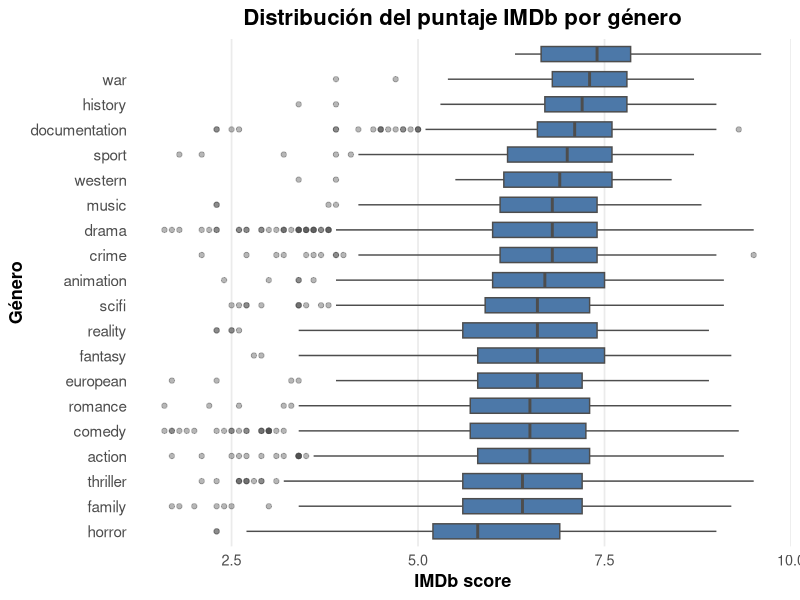
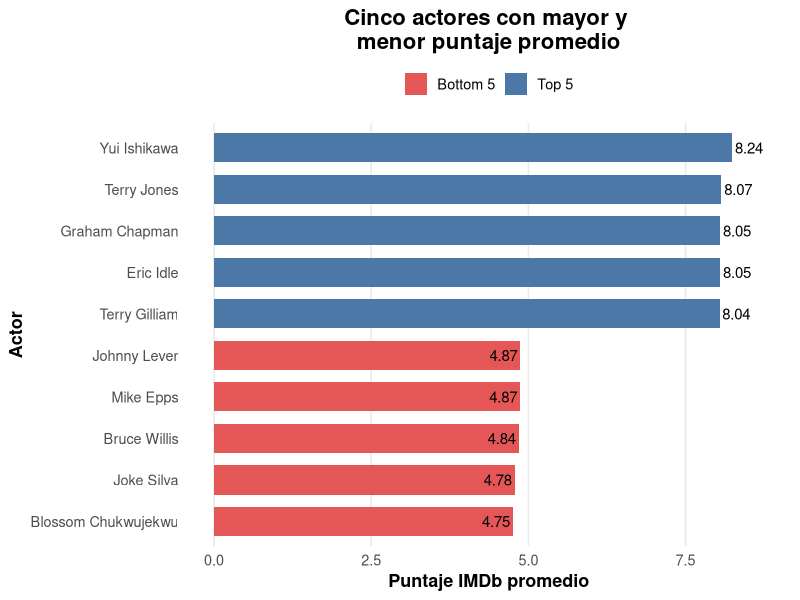

These charts were generated, in order, by the following R code:
## ---- chunk 1
#paquetes
library(ggplot2)
library(tidyverse)
library(MASS)
library(kableExtra)
library(tidytext)
library(mgcv) # splines 
library(rpart) # arbol de regresion
library(ranger) #random forest
library(lme4) #efectos mixtos
## ---- chunk 2
titles_train <- read_csv("titles_train.csv")
credits_train <- read_csv("credits_train.csv")
## ---- chunk 3

#Hay algunas peliculas que tienen dos generos, entonces dividimos eso. 
genres_df <- titles_train %>%
  mutate(
    genres = str_remove_all(genres, "\\[|\\]|'")
  ) %>%
  separate_rows(genres, sep = ",\\s*")

#Luego calculamos la media, mediana y desvío por género. Y lo mostramos lindo
genres_df %>%
  group_by(genres) %>%
  summarise(
    Cantidad = n(),
    Media = mean(imdb_score, na.rm = TRUE),
    Mediana = median(imdb_score, na.rm = TRUE),
    `Desvío estándar` = sd(imdb_score, na.rm = TRUE),
    .groups = "drop"
  ) %>%
  arrange(desc(Media)) %>%
  mutate(
    across(c(Media, Mediana, `Desvío estándar`), ~ round(.x, 2))
  ) %>%
  kable(
    caption = "Estadísticos descriptivos del puntaje IMDb por género",
    booktabs = TRUE,
    align = c("l", "c", "c", "c", "c")
  ) %>%
  kable_styling(
    latex_options = c("striped", "hold_position"),
    full_width = FALSE,
    position = "center"
  )
## ---- chunk 4
genres_df %>%
  ggplot(aes(x = reorder(genres, imdb_score, median),
             y = imdb_score)) +
  geom_boxplot(
    fill = "#4C78A8",
    color = "gray30",
    width = 0.6,
    outlier.alpha = 0.4
  ) +
  coord_flip() +
  labs(
    title = "Distribución del puntaje IMDb por género",
    x = "Género",
    y = "IMDb score"
  ) +
  theme_minimal(base_size = 13) +
  theme(
    plot.title = element_text(
      hjust = 0.5,
      face = "bold",
      size = 16
    ),
    axis.title = element_text(face = "bold"),
    panel.grid.major.y = element_blank(),
    panel.grid.minor = element_blank(),
    axis.text.y = element_text(size = 11)
  )
## ---- chunk 5

# Primero hacemos un left join para juntar actores/directores con puntuacion

datos <- credits_train %>%
  left_join(
    titles_train %>% dplyr::select(id, imdb_score),
    by = "id"
  )


## ---- chunk 6
#Ahora separamos por actores y directores

actores <- datos %>%
  filter(role == "ACTOR") %>%
  group_by(name) %>%
  summarise(
    Cantidad = n(),
    `IMDb_promedio` = mean(imdb_score, na.rm = TRUE),
    .groups = "drop"
  ) %>%
  filter(Cantidad >= 5) %>%
  arrange(desc(`IMDb_promedio`))

head(actores) %>%
  mutate(
    `IMDb_promedio` = round(`IMDb_promedio`, 2)
  ) %>%
  kable(
    caption = "Actores con mayor puntaje promedio de IMDb (mínimo 5 títulos)",
    booktabs = TRUE,
    align = c("l", "c", "c")
  ) %>%
  kable_styling(
    latex_options = c("striped", "hold_position"),
    full_width = FALSE,
    position = "center"
  )
## ---- chunk 7
directores <- datos %>%
  filter(role == "DIRECTOR") %>%
  group_by(name) %>%
  summarise(
    Cantidad = n(),
    `IMDb_promedio` = mean(imdb_score, na.rm = TRUE),
    .groups = "drop"
  ) %>%
  filter(Cantidad >= 3) %>%
  arrange(desc(`IMDb_promedio`))

head(directores) %>%
  mutate(
    `IMDb_promedio` = round(`IMDb_promedio`, 2)
  ) %>%
  kable(
    caption = "Directores con mayor puntaje promedio de IMDb (mínimo 3 títulos)",
    booktabs = TRUE,
    align = c("l", "c", "c")
  ) %>%
  kable_styling(
    latex_options = c("striped", "hold_position"),
    full_width = FALSE,
    position = "center"
  )

## ---- chunk 8
top_bottom <- bind_rows(
  actores %>%
    slice_max(IMDb_promedio, n = 5) %>%
    mutate(Grupo = "Top 5"),
  actores %>%
    slice_min(IMDb_promedio, n = 5) %>%
    mutate(Grupo = "Bottom 5")
)

ggplot(
  top_bottom,
  aes(
    x = reorder(name, IMDb_promedio),
    y = IMDb_promedio,
    fill = Grupo
  )
) +
  geom_col(width = 0.7) +
  geom_text(
    aes(label = round(IMDb_promedio, 2)),
    hjust = ifelse(top_bottom$IMDb_promedio > 5, -0.1, 1.1),
    size = 3.8
  ) +
  coord_flip() +
  scale_fill_manual(
    values = c(
      "Top 5" = "#4C78A8",
      "Bottom 5" = "#E45756"
    )
  ) +
  expand_limits(y = max(top_bottom$IMDb_promedio) + 0.5) +
  labs(
    title = "Cinco actores con mayor y \nmenor puntaje promedio",
    x = "Actor",
    y = "Puntaje IMDb promedio",
    fill = NULL
  ) +
  theme_minimal(base_size = 13) +
  theme(
    plot.title = element_text(
      hjust = 0.5,
      face = "bold",
      size = 16
    ),
    axis.title = element_text(face = "bold"),
    panel.grid.major.y = element_blank(),
    panel.grid.minor = element_blank(),
    legend.position = "top"
  )
## ---- chunk 9
# Con el código siguiente, vamos a tomar cada palabra que aparece en un título, eliminando las stopwords, para luego contar cuantas veces aparece y tomar promedio de los puntajes de imdb. Es un enfoque simple, pero resulta interesante llevarlo a cabo.

palabras <- titles_train %>%
  dplyr::select(title, imdb_score) %>%
  unnest_tokens(word, title) %>%
  anti_join(stop_words, by = c("word")) %>% #elimina filas donde correspondientes a stopwords (por ej: the, a, of,...)
  group_by(word) %>%
  summarise(
    Cantidad = n(),
    `IMDb promedio` = mean(imdb_score),
    .groups = "drop"
  ) %>%
  filter(Cantidad >= 8)
## ---- chunk 10
palabras %>%
  arrange(desc(`IMDb promedio`)) %>%
  slice_head(n = 5) %>%
  mutate(
    `IMDb promedio` = round(`IMDb promedio`, 2)
  ) %>%
  kable(
    caption = "5 palabras asociadas con títulos de mayor puntaje IMDb",
    col.names = c("Palabra", "Cantidad", "IMDb promedio"),
    booktabs = TRUE,
    align = c("l", "c", "c")
  ) %>%
  kable_styling(
    latex_options = c("striped", "hold_position"),
    full_width = FALSE,
    position = "center"
  )
## ---- chunk 11
palabras %>%
  arrange(`IMDb promedio`) %>%
  slice_head(n = 10) %>%
  mutate(
    `IMDb promedio` = round(`IMDb promedio`, 2)
  ) %>%
  kable(
    caption = "10 palabras asociadas con títulos de menor puntaje IMDb",
    col.names = c("Palabra", "Cantidad", "IMDb promedio"),
    booktabs = TRUE,
    align = c("l", "c", "c")
  ) %>%
  kable_styling(
    latex_options = c("striped", "hold_position"),
    full_width = FALSE,
    position = "center"
  )
## ---- chunk 12
#creamos una variable binaria para comedy.

titles_train <- titles_train %>%
  mutate(
    comedia = as.integer(stringr::str_detect(genres, "comedy"))
  )
## ---- chunk 13

modelo_crudo <- lm(imdb_score ~ comedia,
                   data = titles_train)

summary(modelo_crudo)
## ---- chunk 14
#Tomamos unicamente el primer pais.

titles_train <- titles_train %>%
  mutate(
    pais = production_countries |>
      stringr::str_remove_all("\\[|\\]|'") |>
      stringr::str_split(",\\s*") |>
      sapply(`[`, 1)
  )

modelo_directo <- lm(
  imdb_score ~ comedia +
    runtime +
    release_year +
    pais,
  data = titles_train
)

summary(modelo_directo)
## ---- chunk 15
comparacion <- data.frame(
  Modelo = c("Crudo", "Ajustado"),
  `Coeficiente_Comedia` = c(
    coef(modelo_crudo)["comedia"],
    coef(modelo_directo)["comedia"]
  )
) %>%
  mutate(
    `Coeficiente_Comedia` = round(`Coeficiente_Comedia`, 3)
  )

comparacion %>%
  kable(
    caption = "Comparación del coeficiente asociado a la variable Comedia",
    booktabs = TRUE,
    align = c("l", "c")
  ) %>%
  kable_styling(
    latex_options = c("striped", "hold_position"),
    full_width = FALSE,
    position = "center"
  )
## ---- chunk 16

# Resumimos la información de créditos para tener una fila por título.

credits_resumen <- credits_train %>%
  group_by(id) %>%
  summarise(
    cantidad_actores = n_distinct(
      person_id[role == "ACTOR"],
      na.rm = TRUE
    ),
    director = first(
      name[role == "DIRECTOR"]
    ),
    .groups = "drop"
  )


# Unimos la información de títulos con el resumen de créditos
# y construimos algunas variables adicionales.

datos_modelado <- titles_train %>%
  left_join(
    credits_resumen,
    by = "id"
  ) %>%
  mutate(
    cantidad_actores = replace_na(
      cantidad_actores,
      0L
    ),
    director = replace_na(
      director,
      "Sin director"
    ),
    cantidad_generos = if_else(
      genres == "[]",
      0L,
      str_count(genres, ",") + 1L
    ),
    cantidad_paises = if_else(
      production_countries == "[]",
      0L,
      str_count(production_countries, ",") + 1L
    ),
    largo_titulo = nchar(title),
    log_imdb_votes = log1p(imdb_votes)
  )


#agregamos la columna de solo UN genero

datos_modelado <- datos_modelado %>%
  mutate(
    genero_principal = genres %>%
      str_remove_all("\\[|\\]|'") %>%
      str_split(",\\s*") %>%
      map_chr(~ {
        if (length(.x) == 0 || .x[1] == "") {
          "Sin género"
        } else {
          .x[1]
        }
      })
  )

datos_modelado <- datos_modelado %>%
  mutate(
    pais = production_countries |>
      stringr::str_remove_all("\\[|\\]|'") |>
      stringr::str_split(",\\s*") |>
      sapply(`[`, 1)
  )


# Fijamos una semilla para que la partición sea reproducible.

set.seed(123)


# Seleccionamos aleatoriamente el 80% de los títulos
# para el conjunto de entrenamiento.

indices_entrenamiento <- sample(
  seq_len(nrow(datos_modelado)),
  size = floor(0.80 * nrow(datos_modelado))
)


# Construimos los conjuntos de entrenamiento y validación.

datos_entrenamiento <- datos_modelado[
  indices_entrenamiento,
]

datos_validacion <- datos_modelado[
  -indices_entrenamiento,
]

# Detectamos primeros países que quedaron solamente en validación.

paises_nuevos <- setdiff(
  unique(datos_validacion$pais),
  unique(datos_entrenamiento$pais)
)


# Movemos esas observaciones a entrenamiento para que
# todos los países de validación sean conocidos por el modelo.

filas_a_mover <- datos_validacion$pais %in% paises_nuevos

datos_entrenamiento <- bind_rows(
  datos_entrenamiento,
  datos_validacion[filas_a_mover, ]
)

datos_validacion <- datos_validacion[
  !filas_a_mover,
]


# Igualamos los niveles de la variable entre ambos conjuntos.

datos_entrenamiento$pais <- factor(
  datos_entrenamiento$pais
)

datos_validacion$pais <- factor(
  datos_validacion$pais,
  levels = levels(datos_entrenamiento$pais)
)

# Verificamos que no haya títulos compartidos entre ambos conjuntos
# y que no se hayan perdido observaciones.

stopifnot(
  length(
    intersect(
      datos_entrenamiento$id,
      datos_validacion$id
    )
  ) == 0,
  nrow(datos_entrenamiento) +
    nrow(datos_validacion) ==
    nrow(datos_modelado)
)

# Revisamos la cantidad de valores faltantes en las variables.

resumen_faltantes <- datos_entrenamiento %>%
  summarise(
    across(
      everything(),
      ~ sum(is.na(.))
    )
  ) %>%
  pivot_longer(
    cols = everything(),
    names_to = "variable",
    values_to = "cantidad_faltantes"
  ) %>%
  filter(cantidad_faltantes > 0) %>%
  arrange(desc(cantidad_faltantes))


# Calculamos la mediana de los votos utilizando únicamente
# el conjunto de entrenamiento.

mediana_log_votos <- median(
  datos_entrenamiento$log_imdb_votes,
  na.rm = TRUE
)


# Función para aplicar el mismo tratamiento
# a entrenamiento y validación.

preparar_datos <- function(datos, mediana_votos) {

  datos %>%
    mutate(

      # Las películas no tienen temporadas.
      # Por lo tanto, el faltante es estructural.

      seasons = if_else(
        type == "MOVIE",
        0,
        seasons
      ),

      # La ausencia de clasificación se conserva
      # como una categoría adicional.
      
      age_certification = na_if(
        str_trim(age_certification),
        ""
      ),

      age_certification = replace_na(
        age_certification,
        "Sin dato"
      ),

      # Identificamos los títulos sin información de votos.

      votos_faltantes = as.integer(
        is.na(log_imdb_votes)
      ),

      # Reemplazamos los votos faltantes por la mediana
      # calculada en entrenamiento.

      log_imdb_votes = replace_na(
        log_imdb_votes,
        mediana_votos
      )
    )
}


# Aplicamos exactamente el mismo procedimiento
# a ambos conjuntos.

datos_entrenamiento <- preparar_datos(
  datos_entrenamiento,
  mediana_log_votos
)

datos_validacion <- preparar_datos(
  datos_validacion,
  mediana_log_votos
)


# Verificamos que las variables tratadas
# ya no contengan valores faltantes.

stopifnot(
  !anyNA(datos_entrenamiento$seasons),
  !anyNA(datos_validacion$seasons),
  !anyNA(datos_entrenamiento$age_certification),
  !anyNA(datos_validacion$age_certification),
  !anyNA(datos_entrenamiento$log_imdb_votes),
  !anyNA(datos_validacion$log_imdb_votes)
)
## ---- chunk 17

# Calculamos el puntaje promedio utilizando solamente
# las observaciones del conjunto de entrenamiento.

media_entrenamiento <- mean(
  datos_entrenamiento$imdb_score
)


# El modelo base asigna esa misma predicción
# a todos los títulos del conjunto de validación.

predicciones_base <- rep(
  media_entrenamiento,
  nrow(datos_validacion)
)


# Calculamos el error cuadrático medio en validación.

mse_base <- mean(
  (
    datos_validacion$imdb_score -
      predicciones_base
  )^2
)


# Creamos una tabla en la que iremos guardando
# el MSE de todos los modelos evaluados.

resultados_modelos <- tibble(
  Modelo = "Modelo base",
  MSE = mse_base
)

## ---- chunk 18
resultados_modelos %>%
  mutate(
    MSE = round(MSE, 3)
  ) %>%
  kable(
    caption = "Comparación del desempeño predictivo de los modelos",
    col.names = c("Modelo", "MSE de validación"),
    booktabs = TRUE,
    align = c("l", "c")
  ) %>%
  kable_styling(
    latex_options = c("striped", "hold_position"),
    full_width = FALSE,
    position = "center",
    font_size = 10
  ) %>%
  row_spec(
    0,
    bold = TRUE
  )
## ---- chunk 19

# Ajustamos una regresión lineal múltiple
# utilizando el conjunto de entrenamiento.

modelo_lineal <- lm(
  imdb_score ~
    type +
    release_year +
    runtime +
    seasons +
    age_certification +
    log_imdb_votes +
    votos_faltantes +
    genero_principal+
    pais,
  data = datos_entrenamiento
)


# Generamos predicciones para las observaciones
# del conjunto de validación.

predicciones_lineal <- predict(
  modelo_lineal,
  newdata = datos_validacion
)


# Calculamos el MSE del modelo lineal
# sobre el conjunto de validación.

mse_lineal <- mean(
  (
    datos_validacion$imdb_score -
      predicciones_lineal
  )^2
)


# Incorporamos el resultado a la tabla comparativa.

resultados_modelos <- bind_rows(
  resultados_modelos,
  tibble(
    Modelo = "Regresión lineal",
    MSE = mse_lineal
  )
)


# Verificamos que el modelo haya generado
# una predicción para cada título de validación.

stopifnot(
  length(predicciones_lineal) ==
    nrow(datos_validacion),
  !anyNA(predicciones_lineal)
)
## ---- chunk 20
resultados_modelos %>%
  mutate(
    MSE = round(MSE, 3)
  ) %>%
  kable(
    caption = "Comparación del desempeño predictivo de los modelos",
    col.names = c("Modelo", "MSE de validación"),
    booktabs = TRUE,
    align = c("l", "c")
  ) %>%
  kable_styling(
    latex_options = c("striped", "hold_position"),
    full_width = FALSE,
    position = "center",
    font_size = 10
  ) %>%
  row_spec(
    0,
    bold = TRUE
  )
## ---- chunk 21

# Ajustamos una regresión con splines penalizados.
# Permitimos relaciones no lineales para duración,
# año de lanzamiento y cantidad de votos.

modelo_splines <- gam(
  imdb_score ~
    type +
    s(release_year, k = 10, bs = "cr") +
    s(runtime, k = 10, bs = "cr") +
    seasons +
    age_certification +
    s(log_imdb_votes, k = 10, bs = "cr") +
    votos_faltantes +
    cantidad_actores +
    genero_principal+
    pais,
  data = datos_entrenamiento,
  method = "REML"
)


# Generamos las predicciones sobre el mismo
# conjunto de validación utilizado anteriormente.

predicciones_splines <- predict(
  modelo_splines,
  newdata = datos_validacion
)


# Calculamos el MSE del modelo con splines.

mse_splines <- mean(
  (
    datos_validacion$imdb_score -
      predicciones_splines
  )^2
)


# Eliminamos un resultado anterior del mismo modelo,
# en caso de haber ejecutado el bloque más de una vez.

resultados_modelos <- resultados_modelos %>%
  filter(Modelo != "Splines penalizados")


# Incorporamos el nuevo MSE a la tabla comparativa.

resultados_modelos <- bind_rows(
  resultados_modelos,
  tibble(
    Modelo = "Splines penalizados",
    MSE = mse_splines
  )
)


# Verificamos que todas las observaciones
# tengan una predicción válida.

stopifnot(
  length(predicciones_splines) ==
    nrow(datos_validacion),
  !anyNA(predicciones_splines)
)

## ---- chunk 22
resultados_modelos %>%
  mutate(
    MSE = round(MSE, 3)
  ) %>%
  kable(
    caption = "Comparación del desempeño predictivo de los modelos",
    col.names = c("Modelo", "MSE de validación"),
    booktabs = TRUE,
    align = c("l", "c")
  ) %>%
  kable_styling(
    latex_options = c("striped", "hold_position"),
    full_width = FALSE,
    position = "center",
    font_size = 10
  ) %>%
  row_spec(
    0,
    bold = TRUE
  )
## ---- chunk 23

# Ajustamos inicialmente un árbol relativamente grande.
# Como la variable respuesta es continua, usamos
# el método "anova", que minimiza errores cuadrados.

modelo_arbol_inicial <- rpart(
  imdb_score ~
    type +
    release_year +
    runtime +
    seasons +
    age_certification +
    log_imdb_votes +
    votos_faltantes +
    cantidad_actores +
    largo_titulo +
    genero_principal+
    pais,
  data = datos_entrenamiento,
  method = "anova",
  control = rpart.control(
    cp = 0.001,
    xval = 10
  )
)


# Buscamos el valor del parámetro de complejidad
# que presenta el menor error de validación cruzada.

tabla_complejidad <- modelo_arbol_inicial$cptable

fila_cp_optimo <- which.min(
  tabla_complejidad[, "xerror"]
)

cp_optimo <- tabla_complejidad[
  fila_cp_optimo,
  "CP"
]


# Podamos el árbol usando el valor de cp seleccionado.

modelo_arbol <- prune(
  modelo_arbol_inicial,
  cp = cp_optimo
)


# Generamos las predicciones sobre el mismo
# conjunto de validación de los modelos anteriores.

predicciones_arbol <- predict(
  modelo_arbol,
  newdata = datos_validacion
)


# Calculamos el MSE del árbol de regresión.

mse_arbol <- mean(
  (
    datos_validacion$imdb_score -
      predicciones_arbol
  )^2
)


# Calculamos la cantidad de hojas del árbol final.

cantidad_hojas_arbol <- sum(
  modelo_arbol$frame$var == "<leaf>"
)


# Eliminamos un resultado previo del mismo modelo
# si el bloque se ejecutó más de una vez.

resultados_modelos <- resultados_modelos %>%
  filter(Modelo != "Árbol de regresión")


# Incorporamos el MSE a la tabla comparativa.

resultados_modelos <- bind_rows(
  resultados_modelos,
  tibble(
    Modelo = "Árbol de regresión",
    MSE = mse_arbol
  )
)


# Verificamos que todas las observaciones
# tengan una predicción válida.

stopifnot(
  length(predicciones_arbol) ==
    nrow(datos_validacion),
  !anyNA(predicciones_arbol)
)

## ---- chunk 24
resultados_modelos %>%
  mutate(
    MSE = round(MSE, 3)
  ) %>%
  kable(
    caption = "Comparación del desempeño predictivo de los modelos",
    col.names = c("Modelo", "MSE de validación"),
    booktabs = TRUE,
    align = c("l", "c")
  ) %>%
  kable_styling(
    latex_options = c("striped", "hold_position"),
    full_width = FALSE,
    position = "center",
    font_size = 10
  ) %>%
  row_spec(
    0,
    bold = TRUE
  )
## ---- chunk 25

# Entrenamos el Random Forest. 

modelo_rf <- ranger(
  imdb_score ~
    type +
    release_year +
    runtime +
    seasons +
    age_certification +
    log_imdb_votes +
    votos_faltantes +
    genero_principal +
    cantidad_generos +
    cantidad_actores +
    pais + 
    director,
  data = datos_entrenamiento,
  num.trees = 500,
  importance = "impurity",
  seed = 123
)




# Generamos las predicciones sobre el conjunto de validación.

predicciones_rf <- predict(
  modelo_rf,
  data = datos_validacion
)$predictions


# Calculamos el MSE.

mse_rf <- mean(
  (
    datos_validacion$imdb_score -
      predicciones_rf
  )^2
)


# Eliminamos un resultado previo si el bloque
# se ejecutó más de una vez.

resultados_modelos <- resultados_modelos %>%
  filter(Modelo != "Random Forest")


# Incorporamos el resultado a la tabla comparativa.

resultados_modelos <- bind_rows(
  resultados_modelos,
  tibble(
    Modelo = "Random Forest",
    MSE = mse_rf
  )
)


# Verificamos que todas las observaciones
# tengan una predicción válida.

stopifnot(
  length(predicciones_rf) ==
    nrow(datos_validacion),
  !anyNA(predicciones_rf)
)
## ---- chunk 26
resultados_modelos %>%
  mutate(
    MSE = round(MSE, 3)
  ) %>%
  kable(
    caption = "Comparación del desempeño predictivo de los modelos",
    col.names = c("Modelo", "MSE de validación"),
    booktabs = TRUE,
    align = c("l", "c")
  ) %>%
  kable_styling(
    latex_options = c("striped", "hold_position"),
    full_width = FALSE,
    position = "center",
    font_size = 10
  ) %>%
  row_spec(
    0,
    bold = TRUE
  )
## ---- chunk 27


# Ajustamos los modelos de efectos mixtos.


modelo_mixto1 <- lmer(
  imdb_score ~
    type +
    release_year +
    runtime +
    seasons +
    age_certification +
    log_imdb_votes +
    votos_faltantes +
    genero_principal +
    cantidad_generos +
    cantidad_actores +
    (1 | pais),
  data = datos_entrenamiento
)

modelo_mixto2 <- lmer(
  imdb_score ~
    type +
    release_year +
    runtime +
    seasons +
    age_certification +
    log_imdb_votes +
    votos_faltantes +
    genero_principal +
    cantidad_generos +
    cantidad_actores +
    (1 | pais) +
    (1 | director),
  data = datos_entrenamiento
)

modelo_mixto3 <- lmer(
  imdb_score ~
    type +
    release_year +
    runtime +
    seasons +
    age_certification +
    log_imdb_votes +
    votos_faltantes +
    genero_principal +
    cantidad_generos +
    cantidad_actores +
    (1 | director) +
    (runtime | pais ) +
    (1 | genero_principal),
    data = datos_entrenamiento
)

# Generamos las predicciones sobre el mismo conjunto de validación de los modelos anteriores.

predicciones_mixto1 <- predict(
  modelo_mixto1,
  newdata = datos_validacion,
  allow.new.levels = TRUE
)

predicciones_mixto2 <- predict(
  modelo_mixto2,
  newdata = datos_validacion,
  allow.new.levels = TRUE
)

predicciones_mixto3 <- predict(
  modelo_mixto3,
  newdata = datos_validacion,
  allow.new.levels = TRUE
)

# Calculamos el MSE del modelo de efectos mixtos.

mse_mixto1 <- mean(
  (
    datos_validacion$imdb_score -
      predicciones_mixto1
  )^2
)

mse_mixto2 <- mean(
  (
    datos_validacion$imdb_score -
      predicciones_mixto2
  )^2
)

mse_mixto3 <- mean(
  (
    datos_validacion$imdb_score -
      predicciones_mixto3
  )^2
)



# Eliminamos un resultado previo del mismo modelo
# si el bloque se ejecutó más de una vez.

resultados_modelos <- resultados_modelos %>%
  filter(Modelo != "Efectos mixtos (Director)") %>%
  filter(Modelo != "Efectos mixtos (País)") %>%
  filter(Modelo != "Efectos mixtos (D + P)")

# Incorporamos el MSE a la tabla comparativa.

resultados_modelos <- bind_rows(
  resultados_modelos,
  tibble(
    Modelo = "Efectos mixtos (País)",
    MSE = mse_mixto1
  ),
  tibble(
    Modelo = "Efectos mixtos (País y Director)",
    MSE = mse_mixto2
  ),
  tibble(
    Modelo = "Efectos mixtos (País, Director y Género)",
    MSE = mse_mixto3
  )
)


# Verificamos que todas las observaciones
# tengan una predicción válida.

stopifnot(
  length(predicciones_mixto1) ==
    nrow(datos_validacion),
  !anyNA(predicciones_mixto1)
)
## ---- chunk 28
resultados_modelos %>%
  mutate(
    MSE = round(MSE, 3)
  ) %>%
  kable(
    caption = "Comparación del desempeño predictivo de los modelos",
    col.names = c("Modelo", "MSE de validación"),
    booktabs = TRUE,
    align = c("l", "c")
  ) %>%
  kable_styling(
    latex_options = c("striped", "hold_position"),
    full_width = FALSE,
    position = "center",
    font_size = 10
  ) %>%
  row_spec(
    0,
    bold = TRUE
  )
## ---- chunk 29
#Esto es para extraer los datos de entrenamiento y validacion para el script de python

write.csv(datos_entrenamiento,
          "datos_entrenamiento.csv",
          row.names = FALSE)

write.csv(datos_validacion,
          "datos_validacion.csv",
          row.names = FALSE)
## ---- chunk 30

# Incorporamos el MSE a la tabla comparativa.

resultados_modelos <- bind_rows(
  resultados_modelos,
  tibble(
    Modelo = "Red Neuronal",
    MSE = 0.820
  )
)

resultados_modelos %>%
  mutate(
    MSE = round(MSE, 3)
  ) %>%
  kable(
    caption = "Comparación del desempeño predictivo de los modelos",
    col.names = c("Modelo", "MSE de validación"),
    booktabs = TRUE,
    align = c("l", "c")
  ) %>%
  kable_styling(
    latex_options = c("striped", "hold_position"),
    full_width = FALSE,
    position = "center",
    font_size = 10
  ) %>%
  row_spec(
    0,
    bold = TRUE
  )
## ---- chunk 31
# Preprocessing de los datos de testeo

#importamos los datos
titles_test <- read.csv("titles_test.csv")
credits_test <- read.csv("credits_test.csv")

#construimos reusumen de creditos
credits_resumen_test <- credits_test %>%
  group_by(id) %>%
  summarise(
    cantidad_actores = n_distinct(
      person_id[role == "ACTOR"],
      na.rm = TRUE
    ),
    director = first(
      name[role == "DIRECTOR"]
    ),
    .groups = "drop"
  )

#construimos datos_test
datos_test <- titles_test %>%
  left_join(
    credits_resumen_test,
    by = "id"
  ) %>%
  mutate(
    cantidad_actores = replace_na(
      cantidad_actores,
      0L
    ),
    director = replace_na(
      director,
      "Sin director"
    ),
    cantidad_generos = if_else(
      genres == "[]",
      0L,
      str_count(genres, ",") + 1L
    ),
    cantidad_paises = if_else(
      production_countries == "[]",
      0L,
      str_count(production_countries, ",") + 1L
    ),
    largo_titulo = nchar(title),
    log_imdb_votes = log1p(imdb_votes)
  )

#Agregamos género principal
datos_test <- datos_test %>%
  mutate(
    genero_principal = genres %>%
      str_remove_all("\\[|\\]|'") %>%
      str_split(",\\s*") %>%
      map_chr(~ {
        if(length(.x) == 0 || .x[1] == "") {
          "Sin género"
        } else {
          .x[1]
        }
      })
  )

#Agregamos país principal
datos_test <- datos_test %>%
  mutate(
    pais = production_countries |>
      str_remove_all("\\[|\\]|'") |>
      str_split(",\\s*") |>
      sapply(`[`, 1)
  )

#aplicamos tratamiento de faltantes
datos_test <- preparar_datos(
  datos_test,
  mediana_log_votos
)

#Igualamos factores
datos_entrenamiento$age_certification <- factor(
  datos_entrenamiento$age_certification
)

datos_test$age_certification <- factor(
  datos_test$age_certification,
  levels = levels(datos_entrenamiento$age_certification)
)


datos_entrenamiento$genero_principal <- factor(
  datos_entrenamiento$genero_principal
)

datos_test$genero_principal <- factor(
  datos_test$genero_principal,
  levels = levels(datos_entrenamiento$genero_principal)
)


## ---- chunk 32
write.csv(datos_test,
          "datos_test.csv",
          row.names = FALSE)
## ---- chunk 33
#predicciones del random forest

predicciones_rf <- predict(
  modelo_rf,
  data = datos_test
)$predictions


## ---- chunk 34
stopifnot(
  length(predicciones_rf) == nrow(datos_test),
  !anyNA(predicciones_rf)
)

write.table(
  predicciones_rf,
  file = "predicciones_Souto_Chiquinho_RandomF.csv",
  sep = ",",
  row.names = FALSE,
  col.names = FALSE,
)
